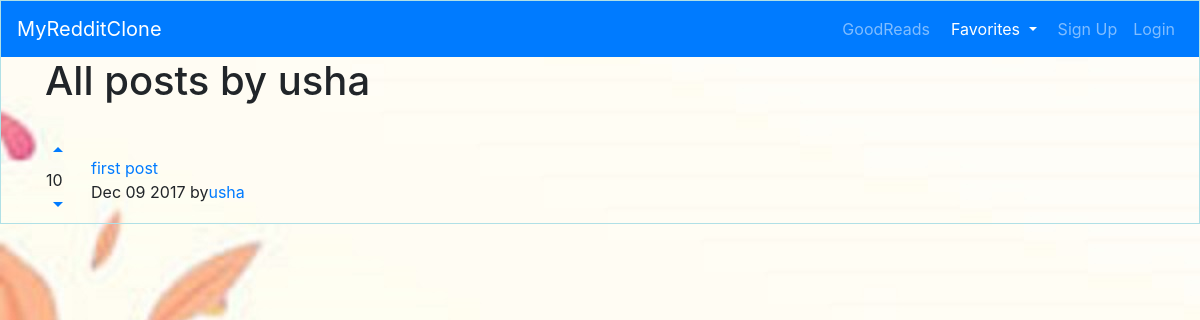
Page /posts/user/4/ on the committed database.
### posts/models.py (models this page shows)
class Post(models.Model):
    title=models.CharField(max_length=200)
    url=models.TextField()
    pub_date=models.DateTimeField()
    author=models.ForeignKey(User,on_delete=models.CASCADE)
    votes_total=models.IntegerField(default=1)
    def pub_date_custom(self):
        return self.pub_date.strftime('%b %d %Y')

### posts/views.py (the view)
# urls.py: url(r'^user/(?P<fk>[0-9]+)/',views.userposts,name='userposts'),
def userposts(request,fk):
    posts=Post.objects.filter(author__id=fk).order_by('-votes_total')
    author=User.objects.get(pk=fk)
    return render(request,'posts/userposts.html',{'posts':posts, 'author':author})

### posts/templates/posts/userposts.html (shortened to what this page needs)
{% extends 'base.html'%}
{% block content %}
<h1>All posts by  {{ author.username}}</h1>
<br />
{%  for post in posts.all %}
<table>
  <tr>
    <td style="padding-right: 20px;"><a href="#" onClick="document.getElementById('upvote{{ post.id }}').submit()"><i class="material-icons">arrow_drop_up</i></a><br/>{{ post.votes_total }}<br/><a href="#" onClick="document.getElementById('downvote{{ post.id }}').submit()"><i class="material-icons">arrow_drop_down</i></a></td>
    <td><a href="{{ post.url }}">{{ post.title }}</a><br/>{{ post.pub_date_custom }} by<a href="{% url 'posts:userposts' post.author.id %}" >{{ post.author.username }}</a></td>
  </tr>
</table>
{% endfor %}
{% endblock %}

### rows in the picture
Post: votes_total "10", title "first post", pub_date_custom "Dec 09 2017", author.username "usha"

### other values in the picture
{{ author.username }} "usha"
